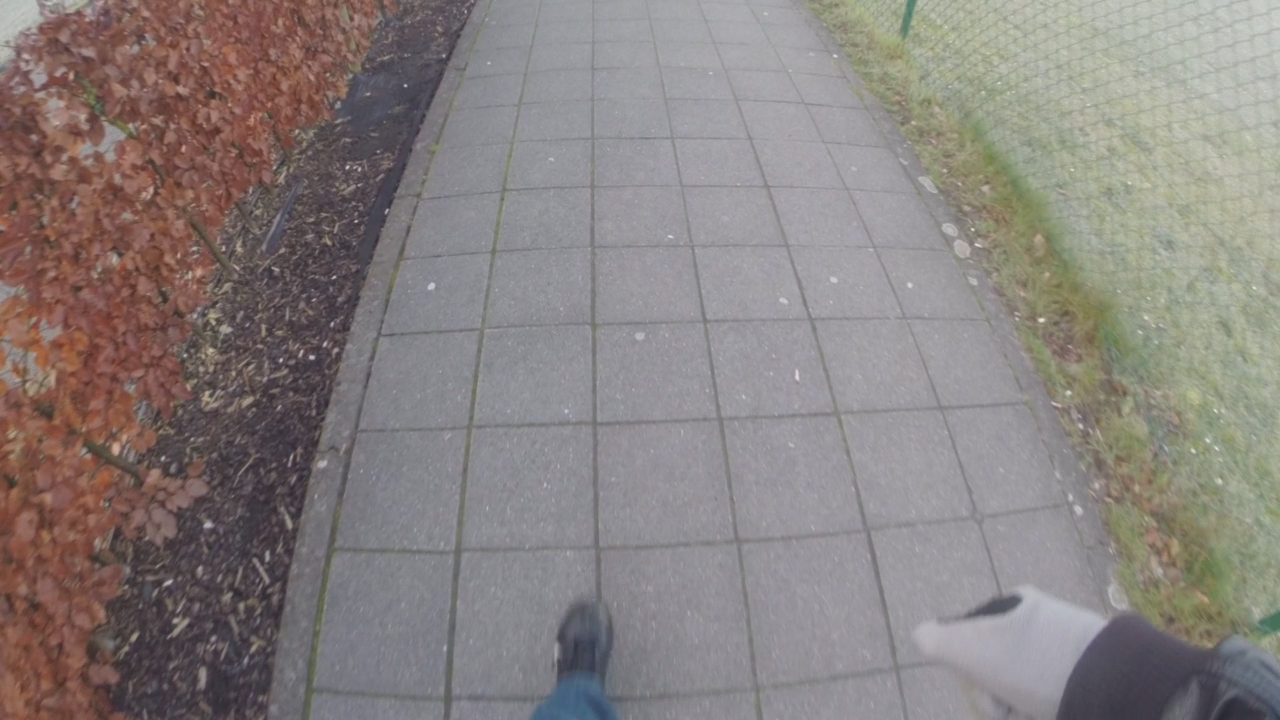
//> input picture Detectors/KleineVierkanteTegelDetector2/tegel4.png, 1280 x 720 px
$ ./main tegel4.png tegel4.png   (built with g++ and OpenCV 4)
//> lines starting //> are read from the running program, lines starting //| are printed output that depends on the picture
#include <opencv2/opencv.hpp>

#include <fstream>
#include <vector>

cv::Mat roi;
std::vector<int> horz, vert;
int min_horz, min_vert;

int get_min_dist(const std::vector<int>& values) {

    //thresholds
    const int MIN_LINE_DIST_THRESHOLD = 20;

    //calculate
    if (values.size() < 2) {
        return -1;
    }
    else {
        int min_dist = INT_MAX;
        for (int i = 0; i < values.size(); i++) {
            for (int j = i + 1; j < values.size(); j++) {
                int distance = std::abs(values[j] - values[i]);
                if (distance > MIN_LINE_DIST_THRESHOLD && distance < min_dist) {
                    min_dist = distance;
                }
            }
        }

        if (min_dist == INT_MAX) {
            return -1;
        } else {
            return min_dist;
        }
    }
}

void CannyThreshold(int, void*, bool isHorz) {

    //values
    int ratio = 3;
    int kernel_size = 3;
    int lowThreshold;

    if (isHorz) {
        lowThreshold = 45;
    } else {
        lowThreshold = 35;
    }

    cv::Mat detected_edges;

    //blur
    cv::GaussianBlur(roi, detected_edges, cv::Size(5, 5), 0, 0);

    //canny
    cv::Canny(detected_edges, detected_edges, lowThreshold, lowThreshold * ratio, kernel_size);

    //hough lines
    std::vector<cv::Vec2f> lines;
    cv::HoughLines(detected_edges, lines, 1, CV_PI / 180, 100, 0, 0);

    //check all lines
    for (int i = 0; i < lines.size(); i++) {
        float rho = lines[i][0], theta = lines[i][1];
        double a = cos(theta), b = sin(theta);
        double x0 = a*rho, y0 = b*rho;

        // theta == dicht bij 0 ,pi of 2pi -> verticaal
        if (!isHorz && (abs(theta) < 0.3 || abs(theta - 3.14) < 0.3 || abs(theta - 6.28) < 0.3)) {
            vert.push_back(cvRound(x0));
        }
        // theta == dicht bij pi/2 of 3pi/2 -> horizontaal
        else if (isHorz && (abs(theta - 1.57) < 0.01 || abs(theta - 4.71) < 0.01)) {
            horz.push_back(cvRound(y0));
        }
    }

    if (isHorz) {
        min_horz = get_min_dist(horz);
    } else {
        min_vert = get_min_dist(vert);
    }
}

int main(int argc, char** argv) {

    //init
    horz.clear();
    vert.clear();

    //read image
    cv::Mat src = cv::imread(argv[1]);
//> src is the input picture: 720 rows x 1280 cols, CV_8UC3; mean B, G, R 127.3, 129, 136.6

    //transform image
    cv::Mat transformationMatrix = (cv::Mat_<float>(3, 3) << 1.942573224833244, 1.856642874874286, -660.9095655794609,
            -0.1277720821771055, 3.49452191344536, -74.85814843188734,
            -0.0001991185697340266, 0.003015718375164935, 1);


    cv::warpPerspective(src, src, transformationMatrix, src.size());
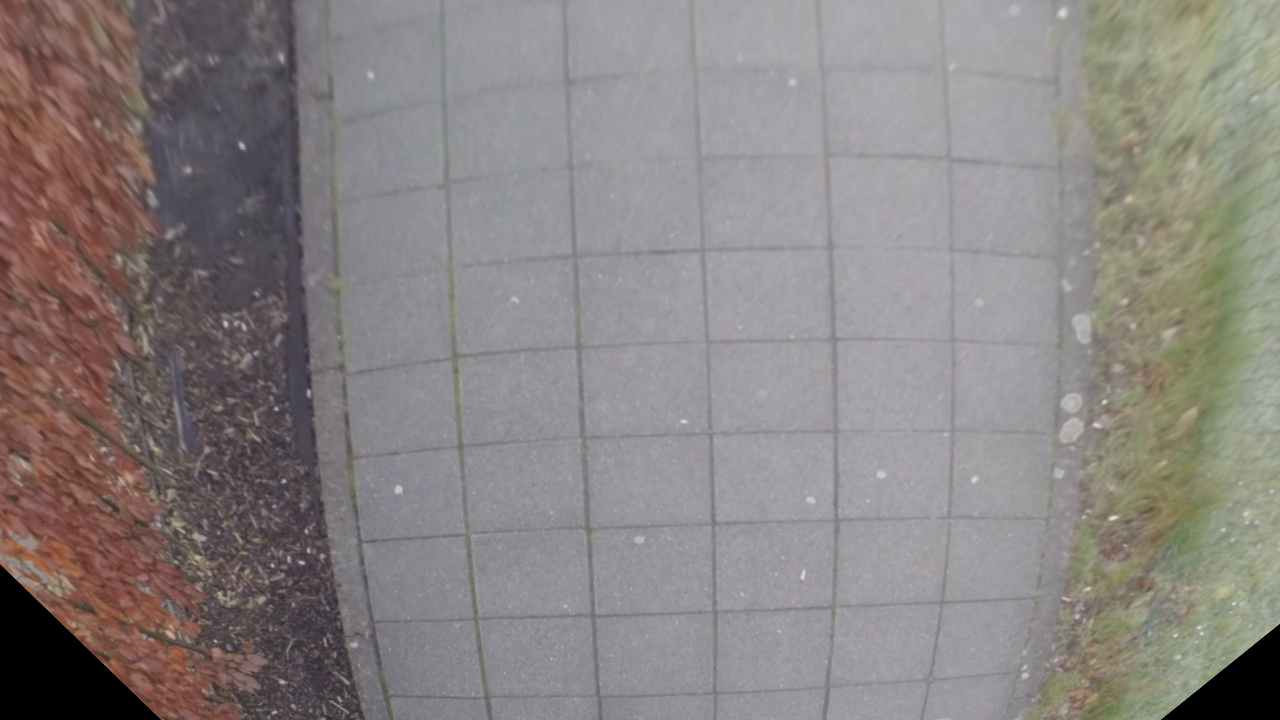
//> src: 720 rows x 1280 cols, CV_8UC3; mean B, G, R 129.7, 130.6, 136.7

    //fix saturation
    cv::Mat saturation = cv::Mat::zeros(src.size(), src.type());
    /// Do the operation new_image(i,j) = alpha*image(i,j) + beta
    for (int y = 0; y < src.rows; y++) {
        for (int x = 0; x < src.cols; x++) {
            for (int c = 0; c < 3; c++) {
                saturation.at<cv::Vec3b>(y, x)[c] = cv::saturate_cast<unsigned char>(3 * (src.at<cv::Vec3b>(y, x)[c]) - 300);
            }
        }
    }
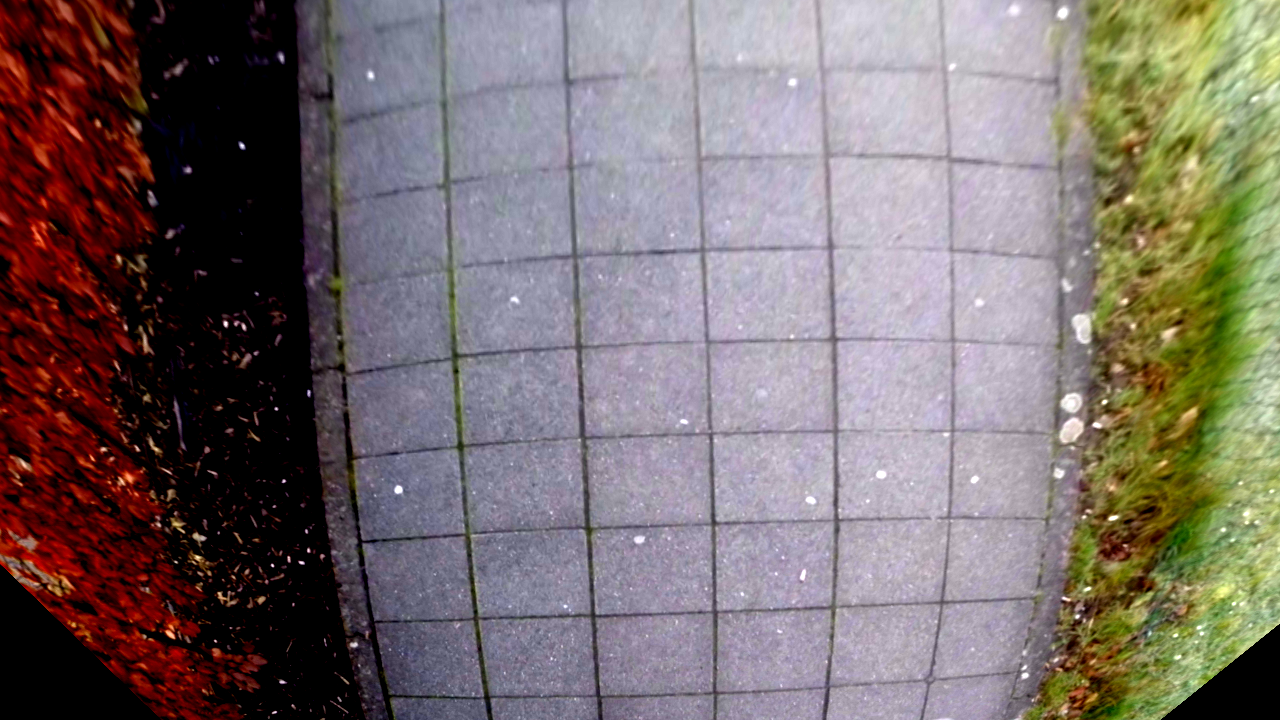
//> saturation: 720 rows x 1280 cols, CV_8UC3; mean B, G, R 108.9, 110.3, 121.5

    //region-of-interest
    roi = cv::Mat(saturation, cv::Rect(src.cols / 3, src.rows / 2, src.cols / 2, src.rows / 3));
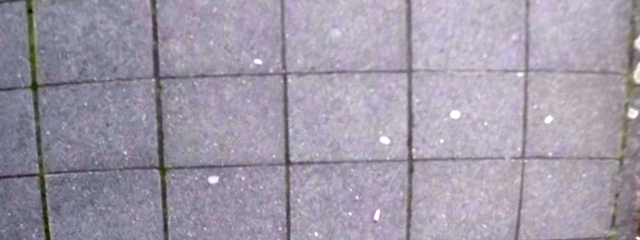
//> roi: 240 rows x 640 cols, CV_8UC3; mean B, G, R 169.9, 153.8, 160.7

    //calculate min_hor distance and min_vert distance
    CannyThreshold(0, 0, true); //horz
//> (the run ends here: the program stops with an error, at `cv::Canny(detected_edges, detected_edges, lowThreshold, lowThreshold *..`)
